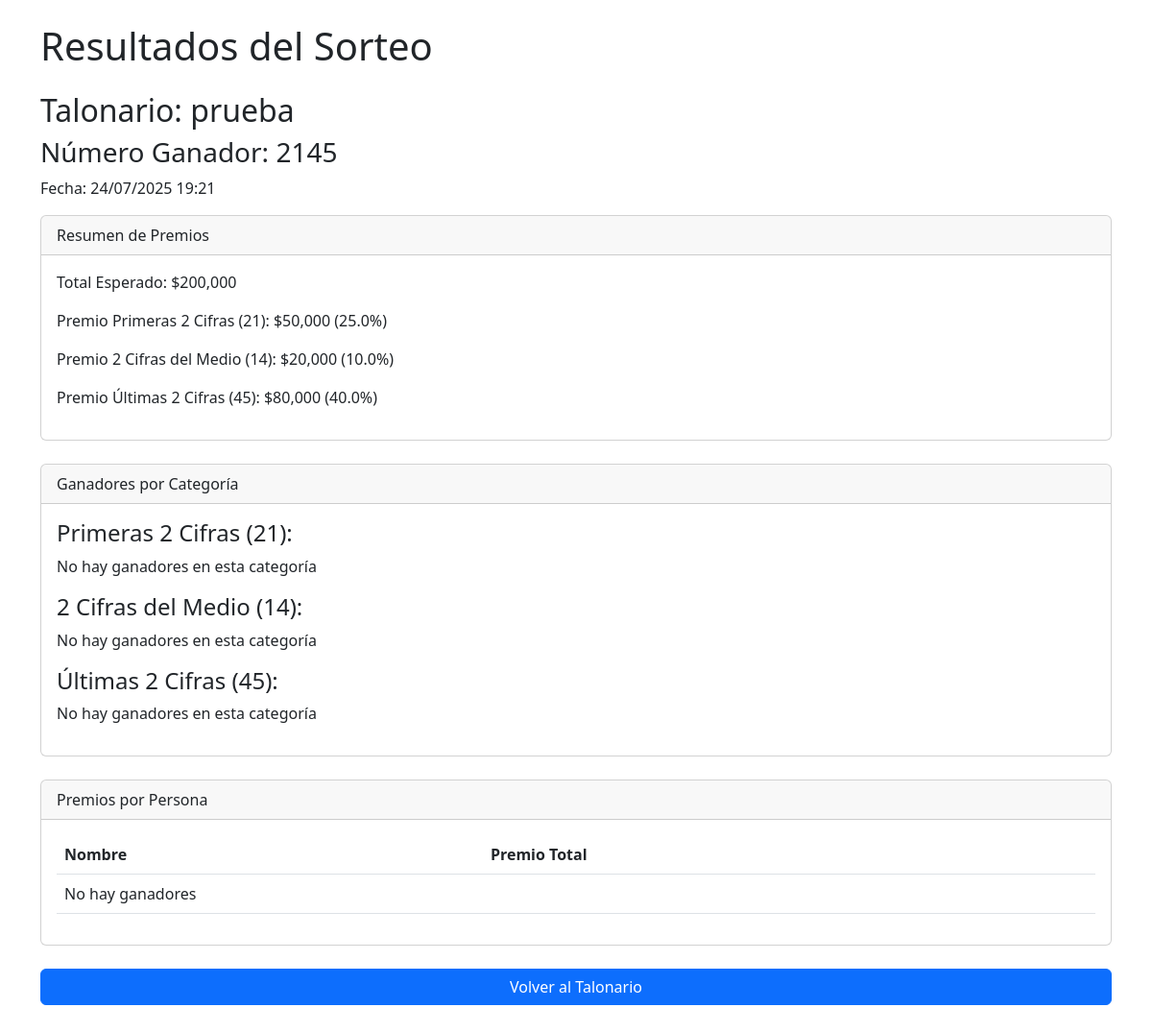
The app's page /sorteo/6 with its own data.
### app.py (models this page shows)
class Talonario(db.Model):
    id = db.Column(db.Integer, primary_key=True)
    nombre = db.Column(db.String(100), nullable=False)
    sorteos = db.relationship('Sorteo', backref='talonario', lazy=True)

class Sorteo(db.Model):
    id = db.Column(db.Integer, primary_key=True)
    talonario_id = db.Column(db.Integer, db.ForeignKey('talonario.id'), nullable=False)
    numero_ganador = db.Column(db.String(4), nullable=False)
    fecha = db.Column(db.DateTime, default=datetime.utcnow)

class Configuracion(db.Model):
    id = db.Column(db.Integer, primary_key=True)
    precio_boleta = db.Column(db.Float, default=100.0)
    porcentaje_primeras = db.Column(db.Float, default=25.0)
    porcentaje_medio = db.Column(db.Float, default=10.0)
    porcentaje_ultimas = db.Column(db.Float, default=40.0)

### app.py (the view)
@app.route('/sorteo/<int:sorteo_id>')
def resultado_sorteo(sorteo_id):
    sorteo = db.session.get(Sorteo, sorteo_id)
    if not sorteo:
        return "Sorteo no encontrado", 404
    talonario = sorteo.talonario
    config = Configuracion.query.first()
    total_esperado = 100 * config.precio_boleta
    premio_primeras = total_esperado * config.porcentaje_primeras / 100
    premio_medio = total_esperado * config.porcentaje_medio / 100
    premio_ultimas = total_esperado * config.porcentaje_ultimas / 100
    primeras = sorteo.numero_ganador[:2]
    medio = sorteo.numero_ganador[1:3]
    ultimas = sorteo.numero_ganador[2:]
    ganadores_primeras = Numero.query.filter(
        Numero.talonario_id == talonario.id,
        func.substr(func.format('%02d', Numero.numero), 1, 2) == primeras,
        Numero.estado == 'pagado'
    ).all()
    ganadores_medio = Numero.query.filter(
        Numero.talonario_id == talonario.id,
        func.substr(func.format('%02d', Numero.numero), 1, 2) == medio,
        Numero.estado == 'pagado'
    ).all()
    ganadores_ultimas = Numero.query.filter(
        Numero.talonario_id == talonario.id,
        func.substr(func.format('%02d', Numero.numero), 1, 2) == ultimas,
        Numero.estado == 'pagado'
    ).all()
    premios_persona = {}
    def agregar_premio(nombre, premio):
        if nombre in premios_persona:
            premios_persona[nombre] += premio
        else:
            premios_persona[nombre] = premio
    for g in ganadores_primeras:
        premio_individual = premio_primeras / len(ganadores_primeras) if ganadores_primeras else 0
        agregar_premio(g.nombre_persona, premio_individual)
    for g in ganadores_medio:
        premio_individual = premio_medio / len(ganadores_medio) if ganadores_medio else 0
        agregar_premio(g.nombre_persona, premio_individual)
    for g in ganadores_ultimas:
        premio_individual = premio_ultimas / len(ganadores_ultimas) if ganadores_ultimas else 0
        agregar_premio(g.nombre_persona, premio_individual)
    premios_persona = [{'nombre': k, 'premio': v} for k, v in premios_persona.items()]
    return render_template('resultado_sorteo.html',
                           sorteo=sorteo,
                           talonario=talonario,
                           primeras=primeras,
                           medio=medio,
                           ultimas=ultimas,
                           premio_primeras=premio_primeras,
                           premio_medio=premio_medio,
                           premio_ultimas=premio_ultimas,
                           ganadores_primeras=ganadores_primeras,
                           ganadores_medio=ganadores_medio,
                           ganadores_ultimas=ganadores_ultimas,
                           premios_persona=premios_persona,
                           config=config,
                           total_esperado=total_esperado)

### app.py (called while the page is built)
def format_currency(value):
    try:
        return "{:,.0f}".format(value)
    except:
        return str(value)

### templates/resultado_sorteo.html
{% extends "base.html" %}
{% block content %}
<div class="container mt-4" style="overflow-y: auto; max-height: calc(100vh - 100px);">
    <h1 class="mb-4">Resultados del Sorteo</h1>
    <h2>Talonario: {{ talonario.nombre }}</h2>
    <h3>Número Ganador: {{ sorteo.numero_ganador }}</h3>
    <p>Fecha: {{ sorteo.fecha.strftime('%d/%m/%Y %H:%M') }}</p>
    <div class="card mb-4">
        <div class="card-header">
            Resumen de Premios
        </div>
        <div class="card-body">
            <p>Total Esperado: ${{ total_esperado|currency }}</p>
            <p>Premio Primeras 2 Cifras ({{ primeras }}): ${{ premio_primeras|currency }} ({{ config.porcentaje_primeras }}%)</p>
            <p>Premio 2 Cifras del Medio ({{ medio }}): ${{ premio_medio|currency }} ({{ config.porcentaje_medio }}%)</p>
            <p>Premio Últimas 2 Cifras ({{ ultimas }}): ${{ premio_ultimas|currency }} ({{ config.porcentaje_ultimas }}%)</p>
        </div>
    </div>
    <div class="card mb-4">
        <div class="card-header">
            Ganadores por Categoría
        </div>
        <div class="card-body">
            <h4>Primeras 2 Cifras ({{ primeras }}):</h4>
            {% if ganadores_primeras %}
                <ul>
                    {% for g in ganadores_primeras %}
                        <li>Número {{ "%02d"|format(g.numero) }}: {{ g.nombre_persona }} - Premio: ${{ (premio_primeras / ganadores_primeras|length)|currency if ganadores_primeras|length > 0 else 0 }}</li>
                    {% endfor %}
                </ul>
            {% else %}
                <p>No hay ganadores en esta categoría</p>
            {% endif %}
            <h4>2 Cifras del Medio ({{ medio }}):</h4>
            {% if ganadores_medio %}
                <ul>
                    {% for g in ganadores_medio %}
                        <li>Número {{ "%02d"|format(g.numero) }}: {{ g.nombre_persona }} - Premio: ${{ (premio_medio / ganadores_medio|length)|currency if ganadores_medio|length > 0 else 0 }}</li>
                    {% endfor %}
                </ul>
            {% else %}
                <p>No hay ganadores en esta categoría</p>
            {% endif %}
            <h4>Últimas 2 Cifras ({{ ultimas }}):</h4>
            {% if ganadores_ultimas %}
                <ul>
                    {% for g in ganadores_ultimas %}
                        <li>Número {{ "%02d"|format(g.numero) }}: {{ g.nombre_persona }} - Premio: ${{ (premio_ultimas / ganadores_ultimas|length)|currency if ganadores_ultimas|length > 0 else 0 }}</li>
                    {% endfor %}
                </ul>
            {% else %}
                <p>No hay ganadores en esta categoría</p>
            {% endif %}
        </div>
    </div>
    <div class="card mb-4">
        <div class="card-header">
            Premios por Persona
        </div>
        <div class="card-body">
            <table class="table">
                <thead>
                    <tr>
                        <th>Nombre</th>
                        <th>Premio Total</th>
                    </tr>
                </thead>
                <tbody>
                    {% for p in premios_persona %}
                        <tr>
                            <td>{{ p.nombre }}</td>
                            <td>${{ p.premio|currency }}</td>
                        </tr>
                    {% else %}
                        <tr>
                            <td colspan="2">No hay ganadores</td>
                        </tr>
                    {% endfor %}
                </tbody>
            </table>
        </div>
    </div>
    <div class="d-grid">
        <a href="{{ url_for('ver_talonario', talonario_id=talonario.id) }}" class="btn btn-primary">
            Volver al Talonario
        </a>
    </div>
</div>
{% endblock %}

### templates/base.html (style rules this page uses)
:root { --disponible: #ffffff; --ocupado: #fff000; --pagado: #ff0000; --borde: #b0bec5; --header-height: 80px; --footer-height: 30px; }
body { overflow: hidden; height: 100vh; margin: 0; padding: 0; display: flex; flex-direction: column; }
@media (orientation: landscape) { :root { --header-height: 60px; } }

### records on screen
Talonario: nombre "prueba"
Sorteo: numero_ganador "2145", fecha "24/07/2025 19:21"
Configuracion: porcentaje_primeras "25.0", porcentaje_medio "10.0", porcentaje_ultimas "40.0"

### other values on screen
{{ total_esperado|currency }} "200,000"
{{ primeras }} "21"
{{ premio_primeras|currency }} "50,000"
{{ medio }} "14"
{{ premio_medio|currency }} "20,000"
{{ ultimas }} "45"
{{ premio_ultimas|currency }} "80,000"
